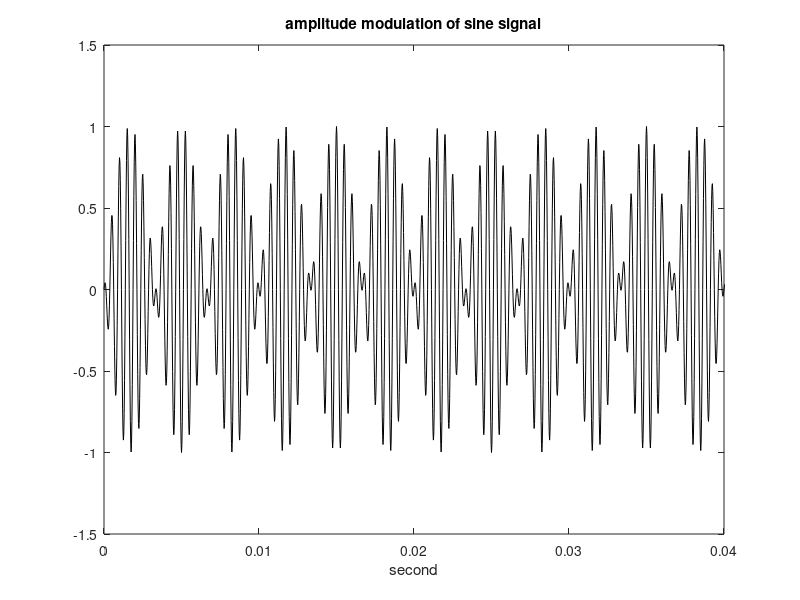

Write the MATLAB code that produced this figure.
% fa = 150Hz,fc = 2000Hz, fs = 40kHz
% fa = 120Hz, fc = 2500Hz, fs = 45kHz 
fa = 150; wa = 2*pi*fa;
fc = 2000; wc = 2*pi*fc;
fs = 40000;
tiv = 1/fs;
t = 0:tiv:(0.045-tiv);
MD = 1;
A = MD*sin(wa*t);
y = A.*cos(wc*t);
plot(t,y,'k');
axis([0 0.04 -1.5 1.5]);
xlabel('second');
title('amplitude modulation of sine signal');
